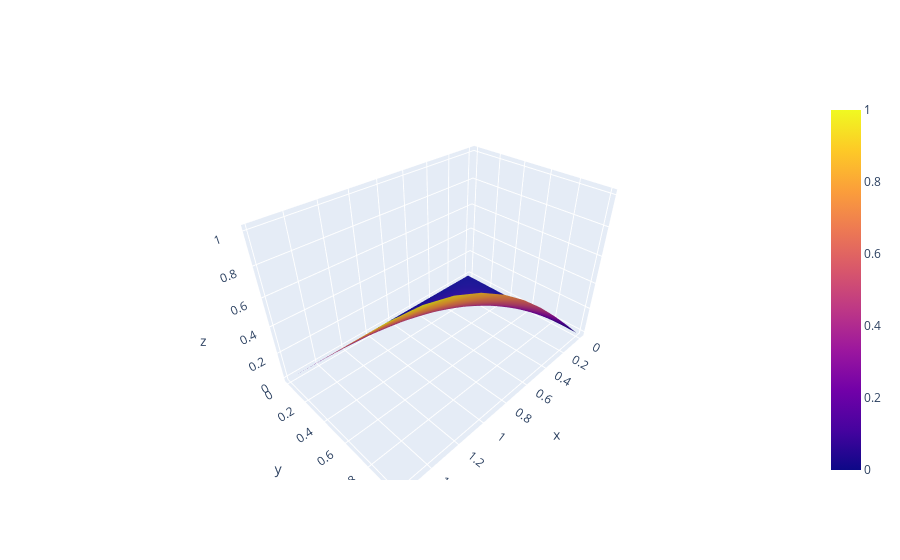

Notebook source saved alongside this figure:
### Markdown cell above
Две поверхности вместе

### Code cell
fig = go.Figure(data=[go.Surface(z=U_true3, x=X3, y=Y3)])
fig.show()
